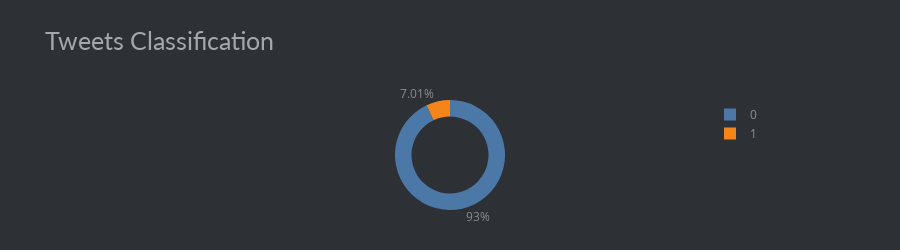

The notebook cell this image was saved under:
### Code cell
# Plotting the distribution for dataset based on label
fig = px.pie(df_train, names=df_train.label, hole=0.7, title='Tweets Classification',
             height=250, color_discrete_sequence=px.colors.qualitative.T10)
fig.update_layout(margin=dict(t=100, b=40, l=60, r=40),
                  plot_bgcolor='#2d3035', paper_bgcolor='#2d3035',
                  title_font=dict(size=25, color='#a5a7ab',
                                  family="Lato, sans-serif"),
                  font=dict(color='#8a8d93'),
                  )
fig.show()

### Figure 1 — Plotly figure (JSON) as saved in the notebook; plotly's stock layout.template omitted (floating-point values rounded to 4 significant figures; data arrays with more than 128 entries replaced by an {"elided": "..."} marker saying what was removed)
{"data": [{"domain": {"x": [0, 1], "y": [0, 1]}, "hole": 0.7, "hovertemplate": "label=%{label}<extra></extra>", "labels": {"elided": "31962 int values"}, "legendgroup": "", "name": "", "showlegend": true, "type": "pie"}], "layout": {"font": {"color": "#8a8d93"}, "height": 250, "legend": {"tracegroupgap": 0}, "margin": {"b": 40, "l": 60, "r": 40, "t": 100}, "paper_bgcolor": "#2d3035", "piecolorway": ["#4C78A8", "#F58518", "#E45756", "#72B7B2", "#54A24B", "#EECA3B", "#B279A2", "#FF9DA6", "#9D755D", "#BAB0AC"], "plot_bgcolor": "#2d3035", "title": {"font": {"color": "#a5a7ab", "family": "Lato, sans-serif", "size": 25}, "text": "Tweets Classification"}}}
